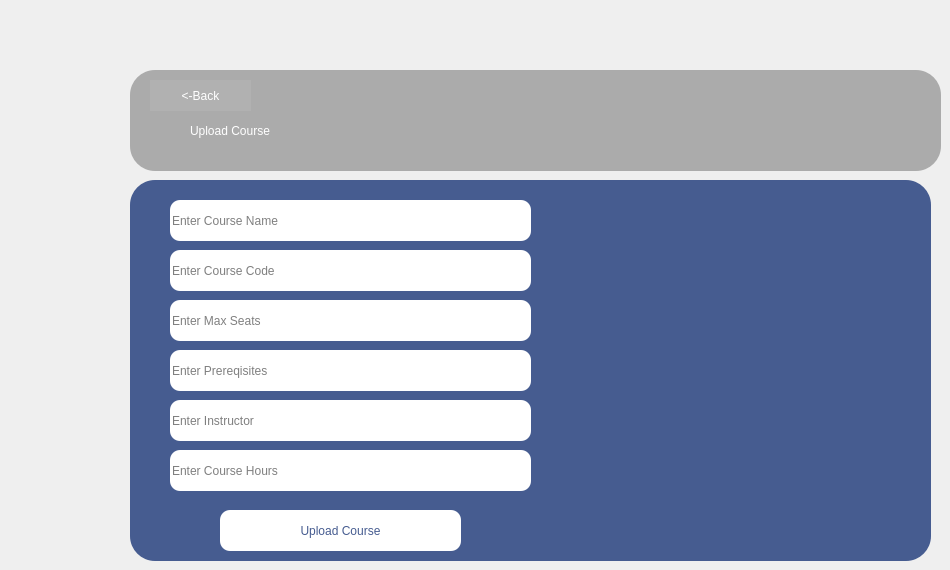
				<widget class="QWidget" name="page_17">
					<widget class="QFrame" name="frame_26">
						<property name="geometry">
							<rect>
								<x>130</x>
								<y>180</y>
								<width>801</width>
								<height>381</height>
							</rect>
						</property>
						<property name="styleSheet">
							<string notr="true">
								background-color: rgb(70, 92, 144);
								border-radius: 25px;
							</string>
						</property>
						<property name="frameShape">
							<enum>QFrame::Shape::StyledPanel</enum>
						</property>
						<property name="frameShadow">
							<enum>QFrame::Shadow::Raised</enum>
						</property>
						<widget class="QLineEdit" name="StudentName_2">
							<property name="geometry">
								<rect>
									<x>40</x>
									<y>20</y>
									<width>361</width>
									<height>41</height>
								</rect>
							</property>
							<property name="styleSheet">
								<string notr="true">
									color: black;
									background-color: white;
									border-radius: 10px;
									font: 9pt &quot;Segoe UI&quot;;
								</string>
							</property>
							<property name="text">
								<string/>
							</property>
							<property name="frame">
								<bool>true</bool>
							</property>
							<property name="echoMode">
								<enum>QLineEdit::EchoMode::Normal</enum>
							</property>
							<property name="readOnly">
								<bool>false</bool>
							</property>
							<property name="placeholderText">
								<string>Enter Course Name</string>
							</property>
							<property name="clearButtonEnabled">
								<bool>false</bool>
							</property>
						</widget>
						<widget class="QLineEdit" name="StudentName_3">
							<property name="geometry">
								<rect>
									<x>40</x>
									<y>70</y>
									<width>361</width>
									<height>41</height>
								</rect>
							</property>
							<property name="styleSheet">
								<string notr="true">
									color: black;
									background-color: white;
									border-radius: 10px;
									font: 9pt &quot;Segoe UI&quot;;
								</string>
							</property>
							<property name="text">
								<string/>
							</property>
							<property name="frame">
								<bool>true</bool>
							</property>
							<property name="echoMode">
								<enum>QLineEdit::EchoMode::Normal</enum>
							</property>
							<property name="readOnly">
								<bool>false</bool>
							</property>
							<property name="placeholderText">
								<string>Enter Course Code</string>
							</property>
						</widget>
						<widget class="QLineEdit" name="StudentName_4">
							<property name="geometry">
								<rect>
									<x>40</x>
									<y>120</y>
									<width>361</width>
									<height>41</height>
								</rect>
							</property>
							<property name="styleSheet">
								<string notr="true">
									color: black;
									background-color: white;
									border-radius: 10px;
									font: 9pt &quot;Segoe UI&quot;;
								</string>
							</property>
							<property name="text">
								<string/>
							</property>
							<property name="frame">
								<bool>true</bool>
							</property>
							<property name="echoMode">
								<enum>QLineEdit::EchoMode::Normal</enum>
							</property>
							<property name="readOnly">
								<bool>false</bool>
							</property>
							<property name="placeholderText">
								<string>Enter Max Seats</string>
							</property>
						</widget>
						<widget class="QLineEdit" name="StudentName_5">
							<property name="geometry">
								<rect>
									<x>40</x>
									<y>170</y>
									<width>361</width>
									<height>41</height>
								</rect>
							</property>
							<property name="styleSheet">
								<string notr="true">
									color: black;
									background-color: white;
									border-radius: 10px;
									font: 9pt &quot;Segoe UI&quot;;
								</string>
							</property>
							<property name="text">
								<string/>
							</property>
							<property name="frame">
								<bool>true</bool>
							</property>
							<property name="echoMode">
								<enum>QLineEdit::EchoMode::Normal</enum>
							</property>
							<property name="readOnly">
								<bool>false</bool>
							</property>
							<property name="placeholderText">
								<string>Enter Prereqisites</string>
							</property>
						</widget>
						<widget class="QLineEdit" name="StudentName_6">
							<property name="geometry">
								<rect>
									<x>40</x>
									<y>220</y>
									<width>361</width>
									<height>41</height>
								</rect>
							</property>
							<property name="styleSheet">
								<string notr="true">
									color: black;
									background-color: white;
									border-radius: 10px;
									font: 9pt &quot;Segoe UI&quot;;
								</string>
							</property>
							<property name="text">
								<string/>
							</property>
							<property name="frame">
								<bool>true</bool>
							</property>
							<property name="echoMode">
								<enum>QLineEdit::EchoMode::Normal</enum>
							</property>
							<property name="readOnly">
								<bool>false</bool>
							</property>
							<property name="placeholderText">
								<string>Enter Instructor</string>
							</property>
						</widget>
						<widget class="QLineEdit" name="StudentName_7">
							<property name="geometry">
								<rect>
									<x>40</x>
									<y>270</y>
									<width>361</width>
									<height>41</height>
								</rect>
							</property>
							<property name="styleSheet">
								<string notr="true">
									color: black;
									background-color: white;
									border-radius: 10px;
									font: 9pt &quot;Segoe UI&quot;;
								</string>
							</property>
							<property name="text">
								<string/>
							</property>
							<property name="frame">
								<bool>true</bool>
							</property>
							<property name="echoMode">
								<enum>QLineEdit::EchoMode::Normal</enum>
							</property>
							<property name="readOnly">
								<bool>false</bool>
							</property>
							<property name="placeholderText">
								<string>Enter Course Hours</string>
							</property>
						</widget>
						<widget class="QPushButton" name="pushButton_17">
							<property name="geometry">
								<rect>
									<x>90</x>
									<y>330</y>
									<width>241</width>
									<height>41</height>
								</rect>
							</property>
							<property name="styleSheet">
								<string notr="true">
									QPushButton {

									background-color: rgb(255, 255, 255);

									color: rgb(70, 92, 144);
									border: 2px ;
									border-radius: 10px;
									padding: 8px 16px;
									font: 700 16pt &quot;Segoe UI&quot;;
									}

									QPushButton:hover {
									background-color: rgb(211, 211, 211);
									}
								</string>
							</property>
							<property name="text">
								<string>Upload Course</string>
							</property>
						</widget>
						<widget class="QLabel" name="label_43">
							<property name="geometry">
								<rect>
									<x>450</x>
									<y>40</y>
									<width>291</width>
									<height>311</height>
								</rect>
							</property>
							<property name="text">
								<string/>
							</property>
							<property name="pixmap">
								<pixmap resource="project01.qrc">:/project01/Course_app-pana.png</pixmap>
							</property>
							<property name="scaledContents">
								<bool>true</bool>
							</property>
						</widget>
					</widget>
					<widget class="QFrame" name="frame_24">
						<property name="geometry">
							<rect>
								<x>130</x>
								<y>70</y>
								<width>811</width>
								<height>101</height>
							</rect>
						</property>
						<property name="styleSheet">
							<string notr="true">
								background-color: rgb(171, 171, 171);

								border-radius: 25px;
							</string>
						</property>
						<property name="frameShape">
							<enum>QFrame::Shape::StyledPanel</enum>
						</property>
						<property name="frameShadow">
							<enum>QFrame::Shadow::Raised</enum>
						</property>
						<widget class="QLabel" name="label_41">
							<property name="geometry">
								<rect>
									<x>730</x>
									<y>10</y>
									<width>61</width>
									<height>61</height>
								</rect>
							</property>
							<property name="styleSheet">
								<string notr="true">
									font: 700 36pt &quot;Segoe UI&quot;;
									color: rgb(70, 92, 144);
								</string>
							</property>
							<property name="text">
								<string/>
							</property>
							<property name="pixmap">
								<pixmap resource="project01.qrc">:/newPrefix/Screenshot_2025-05-15_005716-removebg-preview.png</pixmap>
							</property>
							<property name="scaledContents">
								<bool>true</bool>
							</property>
						</widget>
						<widget class="QLabel" name="label_42">
							<property name="geometry">
								<rect>
									<x>60</x>
									<y>30</y>
									<width>411</width>
									<height>61</height>
								</rect>
							</property>
							<property name="styleSheet">
								<string notr="true">
									color: rgb(255, 255, 255);
									font: 700 26pt &quot;Segoe UI&quot;;

								</string>
							</property>
							<property name="text">
								<string>Upload Course</string>
							</property>
						</widget>
						<widget class="QPushButton" name="AdminPortalbackB_3">
							<property name="geometry">
								<rect>
									<x>20</x>
									<y>10</y>
									<width>101</width>
									<height>31</height>
								</rect>
							</property>
							<property name="styleSheet">
								<string notr="true">
									background-color: rgb(177, 177, 177);
									color: rgb(255, 255, 255);
									font: 12pt &quot;Segoe UI&quot;;
								</string>
							</property>
							<property name="text">
								<string>&lt;-Back</string>
							</property>
						</widget>
					</widget>
				</widget>
